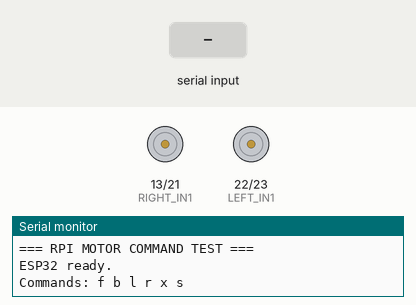
The sketch below on a simulated ESP32. Shown: motor-driver pin pairs drawn as motors (green arrow = first pin HIGH = forward, orange = second pin HIGH = backward, longer = more drive, scaled by the enable pin), the last lines printed to the serial monitor. The inputs (shaded band) are chosen by the test bench.

Above: at 3.2 s.
3.3 s: "f\n" received over Serial
At 4.0 s:
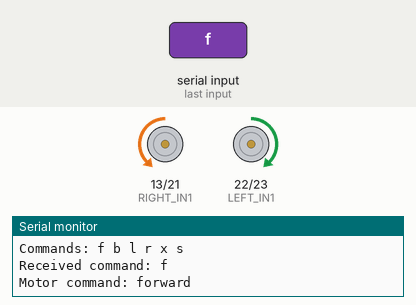
5.8 s: "b\n" received over Serial
At 6.6 s:
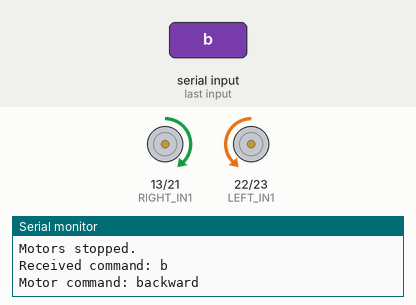
8.3 s: "l\n" received over Serial
At 9.0 s:
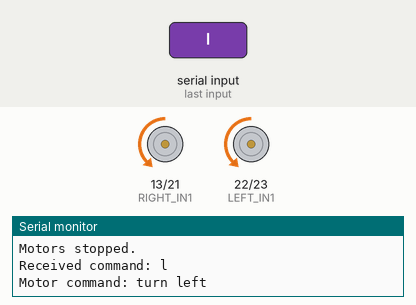
10.8 s: "r\n" received over Serial
At 11.6 s:
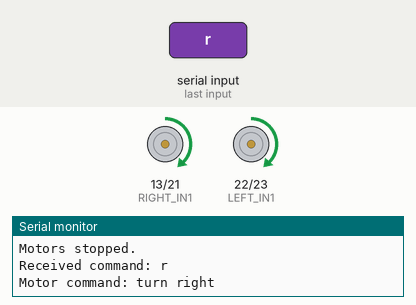
Timing chart, 0 to 13.8 s (numbered marks = the images above; inputs shaded):
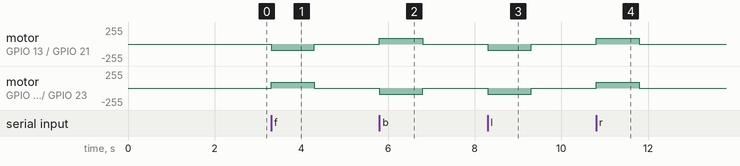

Measured:
- after the input at 3.3 s, motor on GPIO 13 (RIGHT_IN1) / GPIO 21 (RIGHT_IN2): stopped → backward 90/255 at once, → stopped 1.0 s later; motor on GPIO 22 (LEFT_IN1) / GPIO 23 (LEFT_IN2): stopped → forward 90/255 at once, → stopped 1.0 s later
- after the input at 5.8 s, motor on GPIO 13 (RIGHT_IN1) / GPIO 21 (RIGHT_IN2): stopped → forward 90/255 at once, → stopped 1.0 s later; motor on GPIO 22 (LEFT_IN1) / GPIO 23 (LEFT_IN2): stopped → backward 90/255 at once, → stopped 1.0 s later
- after the input at 8.3 s, motor on GPIO 13 (RIGHT_IN1) / GPIO 21 (RIGHT_IN2), motor on GPIO 22 (LEFT_IN1) / GPIO 23 (LEFT_IN2): stopped → backward 90/255 at once, → stopped 1.0 s later
- after the input at 10.8 s, motor on GPIO 13 (RIGHT_IN1) / GPIO 21 (RIGHT_IN2), motor on GPIO 22 (LEFT_IN1) / GPIO 23 (LEFT_IN2): stopped → forward 90/255 at once, → stopped 1.0 s later

The sketch:

07_rpi_motor_command_test.ino
```cpp
// 07_rpi_motor_command_test.ino

const int RIGHT_IN1 = 13;
const int RIGHT_IN2 = 21;
const int RIGHT_EN  = 14;

const int LEFT_IN1  = 22;
const int LEFT_IN2  = 23;
const int LEFT_EN   = 32;

const int PWM_FREQUENCY = 1000;
const int PWM_RESOLUTION = 8;

const int TEST_SPEED = 90;
const unsigned long MOTOR_TIMEOUT = 1000;

String lastCommand = "none";
unsigned long lastMotorCommandTime = 0;
bool motorsRunning = false;

void setLeftMotor(int speedValue)
{
  if (speedValue > 0)
  {
    digitalWrite(LEFT_IN1, HIGH);
    digitalWrite(LEFT_IN2, LOW);
    ledcWrite(LEFT_EN, speedValue);
  }
  else if (speedValue < 0)
  {
    digitalWrite(LEFT_IN1, LOW);
    digitalWrite(LEFT_IN2, HIGH);
    ledcWrite(LEFT_EN, -speedValue);
  }
  else
  {
    ledcWrite(LEFT_EN, 0);
    digitalWrite(LEFT_IN1, LOW);
    digitalWrite(LEFT_IN2, LOW);
  }
}

void setRightMotor(int speedValue)
{
  // Right motor direction reversed to match working Test 3

  if (speedValue > 0)
  {
    digitalWrite(RIGHT_IN1, LOW);
    digitalWrite(RIGHT_IN2, HIGH);
    ledcWrite(RIGHT_EN, speedValue);
  }
  else if (speedValue < 0)
  {
    digitalWrite(RIGHT_IN1, HIGH);
    digitalWrite(RIGHT_IN2, LOW);
    ledcWrite(RIGHT_EN, -speedValue);
  }
  else
  {
    ledcWrite(RIGHT_EN, 0);
    digitalWrite(RIGHT_IN1, LOW);
    digitalWrite(RIGHT_IN2, LOW);
  }
}

void stopMotors()
{
  setLeftMotor(0);
  setRightMotor(0);

  motorsRunning = false;
  lastCommand = "stop";

  Serial.println("Motors stopped.");
}

void driveForward()
{
  setLeftMotor(TEST_SPEED);
  setRightMotor(TEST_SPEED);

  motorsRunning = true;
  lastMotorCommandTime = millis();
  lastCommand = "forward";

  Serial.println("Motor command: forward");
}

void driveBackward()
{
  setLeftMotor(-TEST_SPEED);
  setRightMotor(-TEST_SPEED);

  motorsRunning = true;
  lastMotorCommandTime = millis();
  lastCommand = "backward";

  Serial.println("Motor command: backward");
}

void turnLeft()
{
  setLeftMotor(-TEST_SPEED);
  setRightMotor(TEST_SPEED);

  motorsRunning = true;
  lastMotorCommandTime = millis();
  lastCommand = "turn left";

  Serial.println("Motor command: turn left");
}

void turnRight()
{
  setLeftMotor(TEST_SPEED);
  setRightMotor(-TEST_SPEED);

  motorsRunning = true;
  lastMotorCommandTime = millis();
  lastCommand = "turn right";

  Serial.println("Motor command: turn right");
}

void printStatus()
{
  Serial.println();
  Serial.println("=== STATUS ===");
  Serial.print("Last command = ");
  Serial.println(lastCommand);
  Serial.print("Motors running = ");
  Serial.println(motorsRunning ? "YES" : "NO");
  Serial.print("Test speed PWM = ");
  Serial.println(TEST_SPEED);
  Serial.print("Motor timeout ms = ");
  Serial.println(MOTOR_TIMEOUT);
  Serial.println();
}

void handleCommand(String command)
{
  command.trim();

  if (command.length() == 0) return;

  Serial.print("Received command: ");
  Serial.println(command);

  if (command == "f") driveForward();
  else if (command == "b") driveBackward();
  else if (command == "l") turnLeft();
  else if (command == "r") turnRight();
  else if (command == "x") stopMotors();
  else if (command == "s") printStatus();
  else Serial.println("Unknown command.");
}

void checkMotorTimeout()
{
  if (motorsRunning && millis() - lastMotorCommandTime >= MOTOR_TIMEOUT)
  {
    Serial.println("Motor timeout reached.");
    stopMotors();
  }
}

void setup()
{
  Serial.begin(115200);
  delay(2000);

  pinMode(LEFT_IN1, OUTPUT);
  pinMode(LEFT_IN2, OUTPUT);
  pinMode(RIGHT_IN1, OUTPUT);
  pinMode(RIGHT_IN2, OUTPUT);

  ledcAttach(LEFT_EN, PWM_FREQUENCY, PWM_RESOLUTION);
  ledcAttach(RIGHT_EN, PWM_FREQUENCY, PWM_RESOLUTION);

  stopMotors();

  Serial.println();
  Serial.println("=== RPI MOTOR COMMAND TEST ===");
  Serial.println("ESP32 ready.");
  Serial.println("Commands: f b l r x s");
}

void loop()
{
  if (Serial.available())
  {
    String command = Serial.readStringUntil('\n');
    handleCommand(command);
  }

  checkMotorTimeout();
}
```
